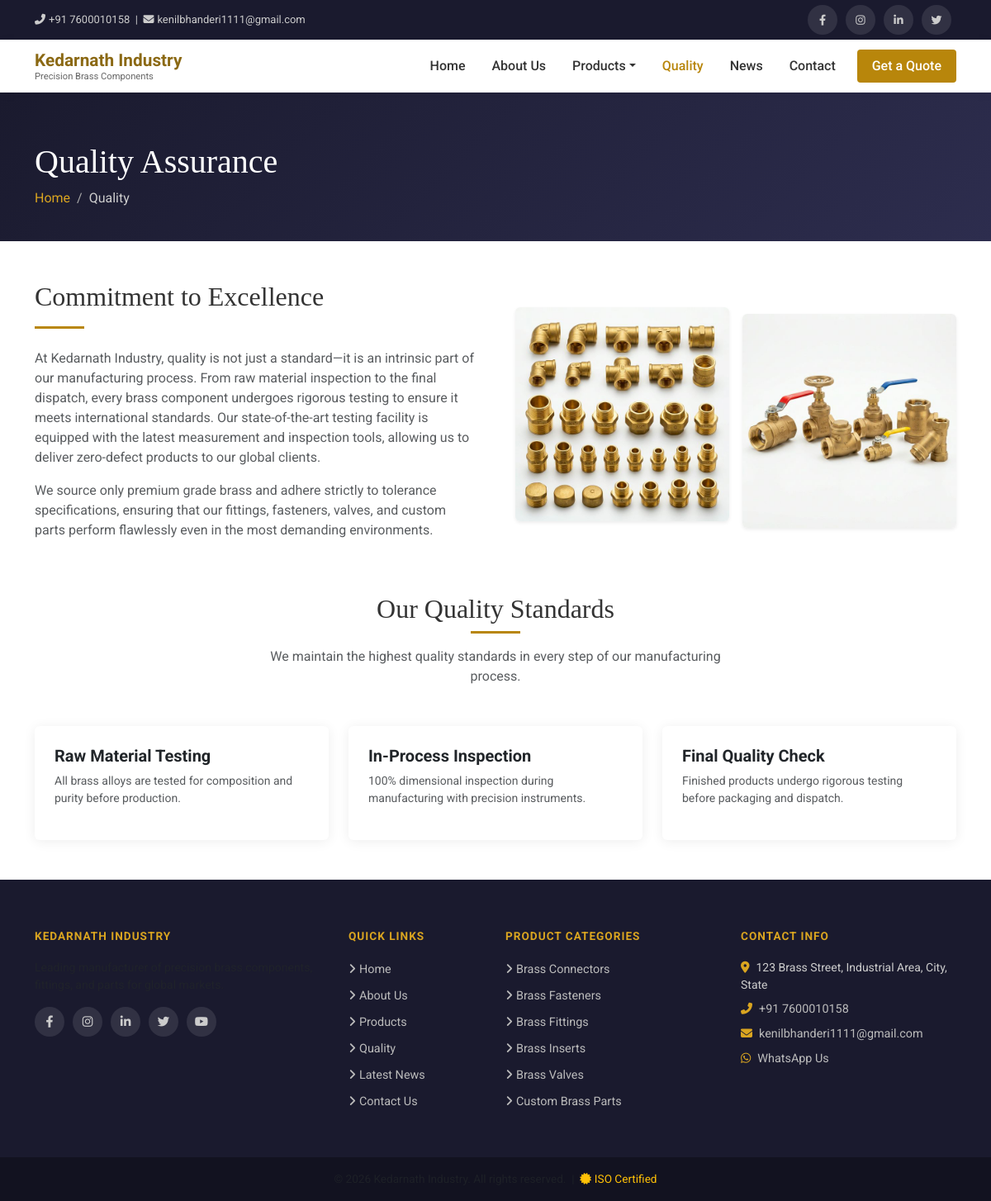
Page /quality/ on the committed database.
### core/models.py (models this page shows, shortened)
class QualityFeature(models.Model):
    title = models.CharField(max_length=200)
    description = models.TextField()
    image = models.ImageField(upload_to='quality/', blank=True, null=True)
    icon = models.CharField(max_length=100, blank=True)
    order = models.PositiveIntegerField(default=0)
    is_active = models.BooleanField(default=True)
    class Meta:
        ordering = ['order']
        verbose_name = "Quality Feature"

### products/models.py (models this page shows, shortened)
class Category(models.Model):
    name = models.CharField(max_length=200)
    slug = models.SlugField(unique=True, blank=True)
    parent = models.ForeignKey(
        'self', null=True, blank=True,
        on_delete=models.SET_NULL, related_name='subcategories'
    )
    description = models.TextField(blank=True)
    image = models.ImageField(upload_to='categories/', blank=True, null=True)
    meta_description = models.TextField(blank=True)
    is_active = models.BooleanField(default=True)
    order = models.PositiveIntegerField(default=0)
    created_at = models.DateTimeField(auto_now_add=True)
    class Meta:
        ordering = ['order', 'name']
        verbose_name = "Category"
        verbose_name_plural = "Categories"

### core/views.py (the view)
# urls.py: path('quality/', views.quality, name='quality'),
def quality(request):
    features = QualityFeature.objects.filter(is_active=True)
    certifications = Certification.objects.filter(is_active=True)
    context = {'features': features, 'certifications': certifications}
    return render(request, 'core/quality.html', context)

### core/context_processors.py (called while the page is built)
def site_settings(request):
    try:
        settings = SiteSettings.objects.get(pk=1)
    except SiteSettings.DoesNotExist:
        settings = None
    return {'site_settings': settings}

### products/context_processors.py (called while the page is built)
def nav_categories(request):
    categories = Category.objects.filter(parent=None, is_active=True).prefetch_related('subcategories')
    return {'nav_categories': categories}

### templates/core/quality.html (shortened to what this page needs)
{% extends 'base.html' %}
{% load static %}
{% block content %}
<div class="page-header">
    <div class="container">
        <h1 class="mb-2">Quality Assurance</h1>
        <nav aria-label="breadcrumb"><ol class="breadcrumb mb-0">
            <li class="breadcrumb-item"><a href="{% url 'home' %}">Home</a></li>
            <li class="breadcrumb-item active">Quality</li>
        </ol></nav>
    </div>
</div>
<section class="py-5">
    <div class="container">
        <div class="row align-items-center g-5 mb-5">
            <div class="col-lg-6">
                <h2 class="section-title mb-3">Commitment to Excellence</h2>
                <div class="divider mb-4" style="margin:0 0 20px 0;"></div>
                <p class="text-muted">At Kedarnath Industry, quality is not just a standard—it is an intrinsic part of our manufacturing process. From raw material inspection to the final dispatch, every brass component undergoes rigorous testing to ensure it meets international standards. Our state-of-the-art testing facility is equipped with the latest measurement and inspection tools, allowing us to deliver zero-defect products to our global clients.</p>
                <p class="text-muted">We source only premium grade brass and adhere strictly to tolerance specifications, ensuring that our fittings, fasteners, valves, and custom parts perform flawlessly even in the most demanding environments.</p>
            </div>
            <div class="col-lg-6">
                <div class="row g-3">
                    <div class="col-6">
                        <img src="{% static 'images/products/brass_fittings.png' %}" class="img-fluid rounded shadow-sm" alt="Quality Brass Fittings">
                    </div>
                    <div class="col-6 mt-4">
                        <img src="{% static 'images/products/brass_valves.png' %}" class="img-fluid rounded shadow-sm" alt="Quality Brass Valves">
                    </div>
                </div>
            </div>
        </div>
        <div class="text-center mb-5 mt-5">
            <h2 class="section-title">Our Quality Standards</h2>
            <div class="divider mx-auto mt-2 mb-3"></div>
            <p class="section-subtitle text-muted mx-auto">We maintain the highest quality standards in every step of our manufacturing process.</p>
        </div>
        {% if features %}
        <div class="row g-4">
            {% for f in features %}
            <div class="col-lg-4 col-md-6">
                <div class="card h-100 p-4">
                    <h5 class="fw-bold">{{ f.title }}</h5>
                    <p class="text-muted small">{{ f.description }}</p>
                </div>
            </div>
            {% endfor %}
        </div>
        {% endif %}
    </div>
</section>
{% endblock %}

### templates/base.html (shortened to what this page needs)
{% load static %}
<!DOCTYPE html>
<html lang="en">
<head>
    {% load static %}
    <!DOCTYPE html>
    <html lang="en">
    <head>
        <link href="https://cdn.jsdelivr.net/npm/bootstrap@5.3.0/dist/css/bootstrap.min.css" rel="stylesheet">
        <link rel="stylesheet" href="https://cdnjs.cloudflare.com/ajax/libs/font-awesome/6.4.0/css/all.min.css">
    </head>
    <body>
    <div class="topbar d-none d-md-block">
        <div class="container">
            <div class="d-flex justify-content-between align-items-center">
                <div>
                    <a href="tel:+917600010158"><i class="fas fa-phone-alt me-1"></i>+91 7600010158</a>
                    &nbsp;|&nbsp;
                    <a href="mailto:kenilbhanderi1111@gmail.com"><i class="fas fa-envelope me-1"></i>kenilbhanderi1111@gmail.com</a>
                </div>
                <div class="social-icons" style="display:flex; gap:4px;">
                    <a href="https://facebook.com" target="_blank"><i class="fab fa-facebook-f"></i></a>
                    <a href="https://instagram.com" target="_blank"><i class="fab fa-instagram"></i></a>
                    <a href="https://linkedin.com" target="_blank"><i class="fab fa-linkedin-in"></i></a>
                    <a href="https://twitter.com" target="_blank"><i class="fab fa-twitter"></i></a>
                </div>
            </div>
        </div>
    </div>
    <nav class="navbar navbar-expand-lg sticky-top">
        <div class="container">
            <a class="navbar-brand d-flex align-items-center gap-2" href="{% url 'home' %}">
                <span>
                    Kedarnath Industry
                    <small>Precision Brass Components</small>
                </span>
            </a>
            <div class="collapse navbar-collapse" id="mainNav">
                <ul class="navbar-nav ms-auto align-items-lg-center gap-1">
                    <li class="nav-item"><a class="nav-link {% if request.resolver_match.url_name == 'home' %}active{% endif %}" href="{% url 'home' %}">Home</a></li>
                    <li class="nav-item"><a class="nav-link {% if request.resolver_match.url_name == 'about' %}active{% endif %}" href="{% url 'about' %}">About Us</a></li>
                    <li class="nav-item dropdown">
                        <a class="nav-link dropdown-toggle {% if 'product' in request.resolver_match.url_name %}active{% endif %}" href="#" data-bs-toggle="dropdown">Products</a>
                    </li>
                    <li class="nav-item"><a class="nav-link {% if request.resolver_match.url_name == 'quality' %}active{% endif %}" href="{% url 'quality' %}">Quality</a></li>
                    <li class="nav-item"><a class="nav-link {% if 'blog' in request.resolver_match.url_name %}active{% endif %}" href="{% url 'blog_list' %}">News</a></li>
                    <li class="nav-item"><a class="nav-link {% if request.resolver_match.url_name == 'contact' %}active{% endif %}" href="{% url 'contact' %}">Contact</a></li>
                    <li class="nav-item ms-2">
                        <a class="nav-link btn-inquiry" href="{% url 'contact' %}">Get a Quote</a>
                    </li>
                </ul>
            </div>
        </div>
    </nav>
    {% block content %}{% endblock %}
    <footer>
        <div class="container">
            <div class="row g-4">
                <div class="col-lg-4 col-md-6">
                    <h5>Kedarnath Industry</h5>
                    <p class="text-muted small">Leading manufacturer of precision brass components, fittings, and parts for global markets.</p>
                    <div class="social-icons mt-3">
                        <a href="https://facebook.com" target="_blank"><i class="fab fa-facebook-f"></i></a>
                        <a href="https://instagram.com" target="_blank"><i class="fab fa-instagram"></i></a>
                        <a href="https://linkedin.com" target="_blank"><i class="fab fa-linkedin-in"></i></a>
                        <a href="https://twitter.com" target="_blank"><i class="fab fa-twitter"></i></a>
                        <a href="https://youtube.com" target="_blank"><i class="fab fa-youtube"></i></a>
                    </div>
                </div>
                <div class="col-lg-2 col-md-6">
                    <h5>Quick Links</h5>
                    <ul class="list-unstyled">
                        <li><a href="{% url 'home' %}"><i class="fas fa-angle-right me-1"></i>Home</a></li>
                        <li><a href="{% url 'about' %}"><i class="fas fa-angle-right me-1"></i>About Us</a></li>
                        <li><a href="{% url 'product_list' %}"><i class="fas fa-angle-right me-1"></i>Products</a></li>
                        <li><a href="{% url 'quality' %}"><i class="fas fa-angle-right me-1"></i>Quality</a></li>
                        <li><a href="{% url 'blog_list' %}"><i class="fas fa-angle-right me-1"></i>Latest News</a></li>
                        <li><a href="{% url 'contact' %}"><i class="fas fa-angle-right me-1"></i>Contact Us</a></li>
                    </ul>
                </div>
                <div class="col-lg-3 col-md-6">
                    <h5>Product Categories</h5>
                    <ul class="list-unstyled">
                        {% for category in nav_categories %}
                        <li><a href="{% url 'category_detail' category.slug %}"><i class="fas fa-angle-right me-1"></i>{{ category.name }}</a></li>
                        {% empty %}
                        <li><span class="text-muted">No categories available</span></li>
                        {% endfor %}
                    </ul>
                </div>
                <div class="col-lg-3 col-md-6">
                    <h5>Contact Info</h5>
                    <ul class="list-unstyled small">
                        <li class="mb-2"><i class="fas fa-map-marker-alt me-2" style="color:var(--brass-light)"></i>123 Brass Street, Industrial Area, City, State</li>
                        <li class="mb-2"><i class="fas fa-phone-alt me-2" style="color:var(--brass-light)"></i><a href="tel:+917600010158">+91 7600010158</a></li>
                        <li class="mb-2"><i class="fas fa-envelope me-2" style="color:var(--brass-light)"></i><a href="mailto:kenilbhanderi1111@gmail.com">kenilbhanderi1111@gmail.com</a></li>
                        <li class="mb-2"><i class="fab fa-whatsapp me-2" style="color:var(--brass-light)"></i><a href="https://wa.me/917600010158" target="_blank">WhatsApp Us</a></li>
                    </ul>
                </div>
            </div>
        </div>
        <div class="footer-bottom text-center">
            <div class="container">
                <p class="mb-0 text-muted">
                    &copy; {% now "Y" %} Kedarnath Industry. All rights reserved.
                    &nbsp;|&nbsp; <span class="text-warning"><i class="fas fa-certificate me-1"></i>ISO Certified</span>
                </p>
            </div>
        </div>
    </footer>
    </body>
</html>

### templates/base.html (style rules this page uses)
:root { --brass: #B8860B; --brass-light: #DAA520; --brass-dark: #8B6914; --dark: #1a1a2e; --text-muted: #6c757d; }
body { font-family: 'Roboto', sans-serif; color: #333; }
a { text-decoration: none; }
.topbar { background: var(--dark); color: #ccc; font-size: 13px; padding: 6px 0; }
.topbar a { color: #ccc; }
.navbar { background: #fff; box-shadow: 0 2px 10px rgba(0,0,0,.08); }
.navbar-brand span { font-size: 1.3rem; font-weight: 700; color: var(--brass-dark); line-height: 1.2; }
.navbar-brand small { display: block; font-size: .7rem; color: #666; font-weight: 400; }
.nav-link { font-weight: 500; color: #333 !important; padding: 8px 14px !important; }
.nav-link:hover, .nav-link.active { color: var(--brass) !important; }
.btn-inquiry { background: var(--brass); color: #fff !important; border-radius: 4px; padding: 8px 18px !important; transition: background .2s; }
.page-header { background: linear-gradient(135deg, var(--dark) 0%, #2d2d4e 100%); color: #fff; padding: 60px 0 40px; }
.page-header h1 { font-family: 'Playfair Display', serif; }
.breadcrumb-item + .breadcrumb-item::before { color: #aaa; }
.breadcrumb-item a { color: var(--brass-light); }
.breadcrumb-item.active { color: #ccc; }
footer { background: var(--dark); color: #ccc; padding-top: 60px; }
footer h5 { color: var(--brass-light); font-weight: 700; margin-bottom: 20px; text-transform: uppercase; font-size: .85rem; letter-spacing: 1px; }
footer a { color: #bbb; font-size: .9rem; }
footer ul li { margin-bottom: 8px; }
.footer-bottom { background: rgba(0,0,0,.3); padding: 16px 0; margin-top: 40px; font-size: .85rem; }
.social-icons a { display: inline-flex; align-items: center; justify-content: center; width: 36px; height: 36px; border-radius: 50%; background: rgba(255,255,255,.1); color: #ccc; margin-right: 6px; transition: all .2s; }
.section-title { font-family: 'Playfair Display', serif; font-size: 2rem; }
.section-subtitle { color: var(--text-muted); max-width: 600px; }
.divider { width: 60px; height: 3px; background: var(--brass); margin: 12px auto 0; }
.card { border: none; box-shadow: 0 2px 15px rgba(0,0,0,.07); transition: transform .2s, box-shadow .2s; }

### rows in the picture
QualityFeature: title "Raw Material Testing", description "All brass alloys are tested for composition and purity before production."
QualityFeature: title "In-Process Inspection", description "100% dimensional inspection during manufacturing with precision instruments."
QualityFeature: title "Final Quality Check", description "Finished products undergo rigorous testing before packaging and dispatch."
Category: name "Brass Connectors"
Category: name "Brass Fasteners"
Category: name "Brass Fittings"
Category: name "Brass Inserts"
Category: name "Brass Valves"
Category: name "Custom Brass Parts"
